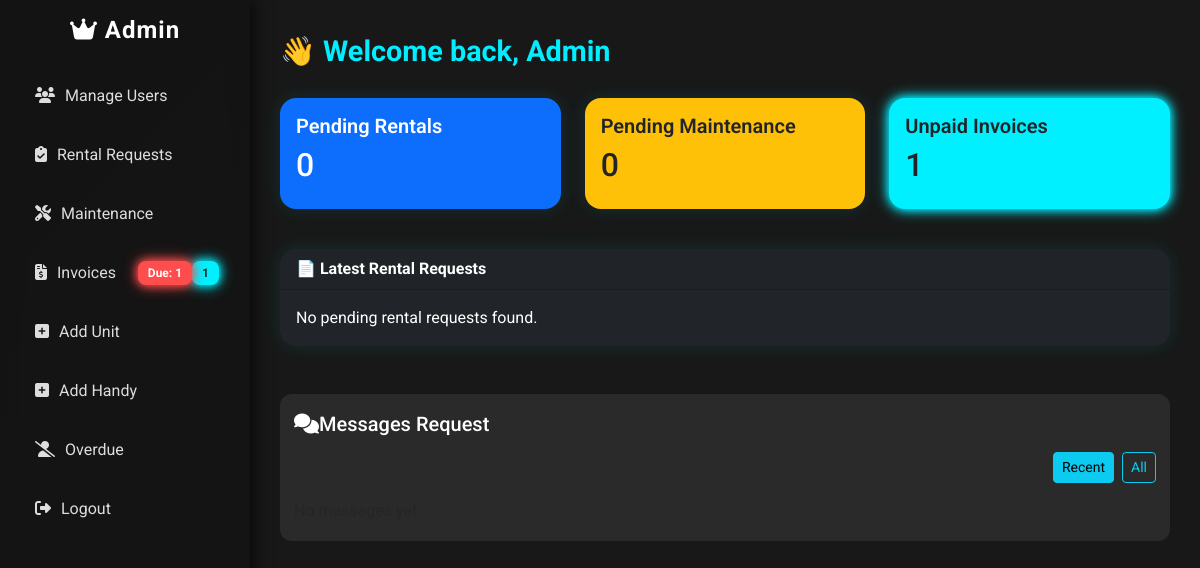
Page /Admin/dashboard.php (signed in) on the earlier database version.
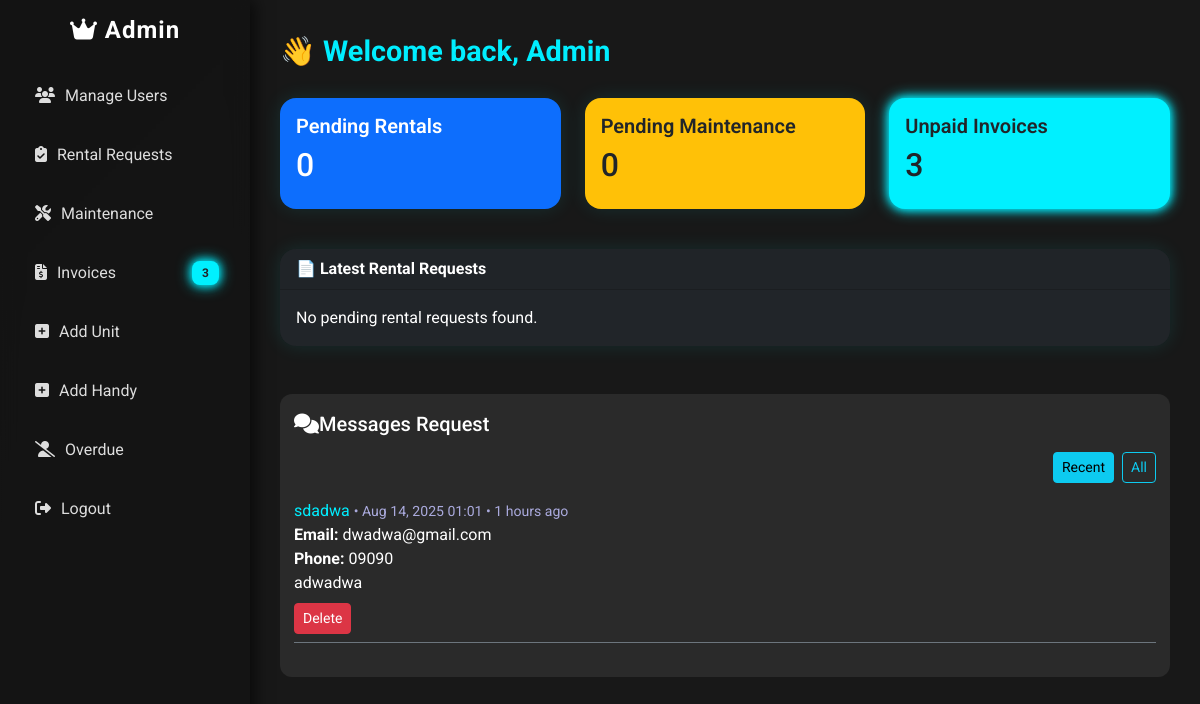
Same page on the later database version.
### tables this page shows
CREATE TABLE `free_message` (
  `Message_ID` int(11) NOT NULL,
  `Client_Name` varchar(255) NOT NULL,
  `Client_Email` varchar(255) NOT NULL,
  `Client_Phone` varchar(30) DEFAULT NULL,
  `Message_Text` text NOT NULL,
  `Sent_At` datetime DEFAULT current_timestamp(),
  `is_deleted` tinyint(1) DEFAULT 0
);

### database/database.php (called while the page is built, shortened)
<?php
class Database {
    private $host = "localhost";
    private $dbname = "asrp";
    private $user = "root";
    private $pass = "";
    private $pdo;
    public function __construct() {
        $dsn = "mysql:host={$this->host};dbname={$this->dbname};charset=utf8mb4";
        $options = [
            PDO::ATTR_ERRMODE            => PDO::ERRMODE_EXCEPTION,
            PDO::ATTR_DEFAULT_FETCH_MODE => PDO::FETCH_ASSOC,
            PDO::ATTR_EMULATE_PREPARES   => false,
        ];
        try {
            $this->pdo = new PDO($dsn, $this->user, $this->pass, $options);
        } catch (PDOException $e) {
            die("Database connection failed: " . $e->getMessage());
        }
    }
    protected function runQuery($sql, $params = [], $fetchAll = false) {
        try {
            $stmt = $this->pdo->prepare($sql);
            $stmt->execute($params);
            return $fetchAll ? $stmt->fetchAll() : $stmt->fetch();
        } catch (PDOException $e) { return false; }
    }
    public function getAdminDashboardCounts() {
        $sql = "SELECT
                  (SELECT COUNT(*) FROM rentalrequest WHERE Status='Pending') AS pending_rentals,
                  (SELECT COUNT(*) FROM maintenancerequest WHERE Status='Submitted') AS pending_maintenance,
                  (SELECT COUNT(*) FROM invoice WHERE Status = 'unpaid') AS unpaid_invoices,
                  (SELECT COUNT(*) FROM invoice WHERE Status = 'unpaid' AND InvoiceDate <= CURDATE()) AS unpaid_due_invoices";
        return $this->runQuery($sql);
    }
public function getRecentFreeMessages($limit = 5) {
    $sql = "SELECT * FROM free_message WHERE is_deleted = 0 ORDER BY Sent_At DESC LIMIT ?";
    $stmt = $this->pdo->prepare($sql);
    $stmt->bindValue(1, (int)$limit, PDO::PARAM_INT);
    $stmt->execute();
    return $stmt->fetchAll();
}
}
?>

### Admin/dashboard.php (the view, shortened to what the changed rows need)
<?php
require '../database/database.php';
$db = new Database();
$counts = $db->getAdminDashboardCounts();
$pending = $counts['pending_rentals'] ?? 0;
$pending_maintenance = $counts['pending_maintenance'] ?? 0;
$unpaid_invoices = $counts['unpaid_invoices'] ?? 0;
$unpaid_due_invoices = $counts['unpaid_due_invoices'] ?? 0;
$filter = $_GET['filter'] ?? 'recent';
if ($filter === 'all') {
    $free_messages = $db->getAllFreeMessages();
} else {
    $free_messages = $db->getRecentFreeMessages(5);
}
function timeAgo($datetime) {
    $sent = new DateTime($datetime);
    $now = new DateTime();
    $diff = $now->diff($sent);
    if ($diff->h > 0) return $diff->h . ' hours ago';
    return 'Just now';
}
?>
<!DOCTYPE html>
<html lang="en">
<head>
    <link href="https://cdn.jsdelivr.net/npm/bootstrap@5.3.2/dist/css/bootstrap.min.css" rel="stylesheet">
    <link href="https://cdnjs.cloudflare.com/ajax/libs/font-awesome/6.5.0/css/all.min.css" rel="stylesheet">
    <link rel="stylesheet" href="https://cdnjs.cloudflare.com/ajax/libs/animate.css/4.1.1/animate.min.css"/>
</head>
<body>
<div class="d-flex">
    <div class="sidebar p-3">
        <a href="generate_invoice.php"><i class="fas fa-file-invoice-dollar nav-icon"></i>Invoices
            <?= $unpaid_invoices > 0 ? "<span class='badge bg-info text-dark float-end'>$unpaid_invoices</span>" : "" ?>
            <?php if ($unpaid_due_invoices > 0): ?>
                <span class="badge bg-danger float-end ms-1">Due: <?= $unpaid_due_invoices ?></span>
            <?php endif; ?>
        </a>
    </div>
    <div class="content flex-grow-1">
        <div class="row mb-4">
            <div class="col-md-4 mb-3">
                <div class="card bg-primary text-white">
                    <div class="card-body">
                        <h2><?= $pending ?></h2>
                    </div>
                </div>
            </div>
            <div class="col-md-4 mb-3">
                <div class="card bg-warning text-dark">
                    <div class="card-body">
                        <h2><?= $pending_maintenance ?></h2>
                    </div>
                </div>
            </div>
            <div class="col-md-4 mb-3">
                <div class="card bg-info text-dark">
                    <div class="card-body">
                        <h5 class="card-title">Unpaid Invoices</h5>
                        <h2><?= $unpaid_invoices ?></h2>
                    </div>
                </div>
            </div>
        </div>
        <div class="msg-board mt-5">
            <?php if (empty($free_messages)): ?>
                <div class="text-muted">No messages yet.</div>
            <?php else: ?>
                <?php foreach ($free_messages as $msg): ?>
                    <div class="mb-3 pb-2 border-bottom border-secondary <?= ($msg['is_deleted'] ? 'opacity-50' : '') ?>">
                        <div class="msg-user">
                            <?= htmlspecialchars($msg['Client_Name']) ?>
                            <span class="msg-meta">
                                • <?= htmlspecialchars(date('M d, Y H:i', strtotime($msg['Sent_At']))) ?>
                                • <?= timeAgo($msg['Sent_At']) ?>
                            </span>
                        </div>
                        <div>
                            <strong>Email:</strong> <?= htmlspecialchars($msg['Client_Email']) ?><br>
                            <strong>Phone:</strong> <?= htmlspecialchars($msg['Client_Phone']) ?>
                        </div>
                        <div><?= nl2br(htmlspecialchars($msg['Message_Text'])) ?></div>
                        <?php if (empty($msg['is_deleted']) || $msg['is_deleted'] == 0): ?>
                            <form method="post" class="mt-2">
                                <button type="submit" class="btn btn-sm btn-danger" onclick="return confirm('Are you sure you want to delete this message?')">
                                    Delete
                                </button>
                            </form>
                        <?php endif; ?>
                    </div>
                <?php endforeach; ?>
            <?php endif; ?>
        </div>
    </div>
</div>
</body>
</html>

Differences in the rows shown:
added free_message: Client_Name "sdadwa", Sent_At "Aug 14, 2025 01:01", Sent_At "1 hours ago", Client_Email "dwadwa@gmail.com", Client_Phone "09090", Message_Text "adwadwa"
Other differences:
$unpaid_invoices: "1" → "3"
$unpaid_due_invoices: "1" → (not shown)
text no longer shown: "Due:"
